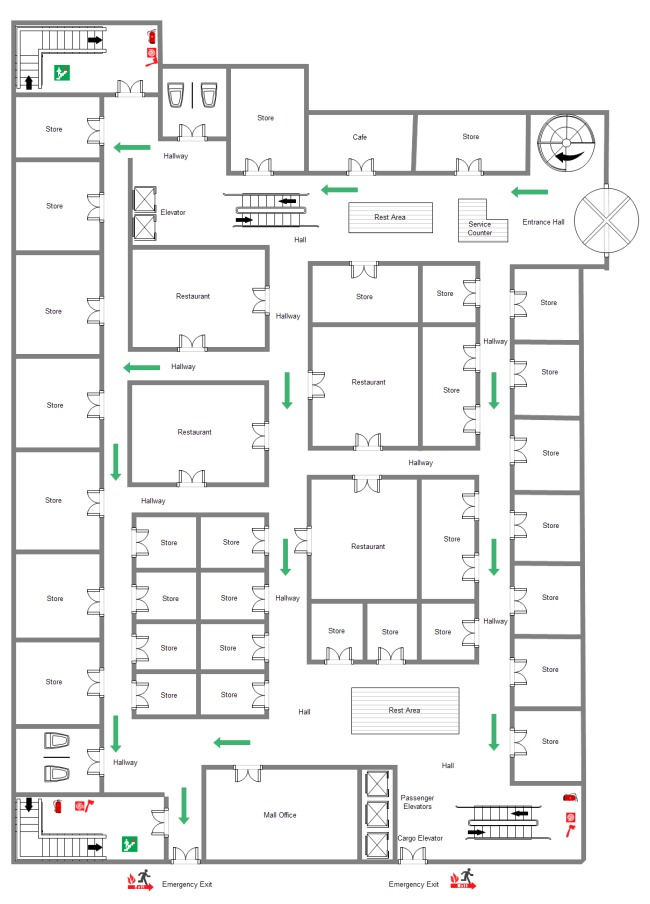
#> input picture bc.jpeg, 650 x 904 px
$ python upload_floorplan.py
#> lines starting #> are read from the running program, lines starting #| are printed output that depends on the picture; after the words box and inside, x2 and y2 are one past the last pixel; in counts of white or black regions, pixels touching at a corner belong together
#> the answer given: bc.jpeg
"""
Interactive Floorplan Upload and Configuration
Allows users to upload floorplans and automatically configure simulation
"""

import os
import sys
import yaml
import numpy as np
from pathlib import Path
from typing import Tuple, List, Optional

try:
    from PIL import Image
    PIL_AVAILABLE = True
except ImportError:
    PIL_AVAILABLE = False

try:
    import ezdxf
    EZDXF_AVAILABLE = True
except ImportError:
    EZDXF_AVAILABLE = False


class FloorplanConfigurator:
    """Interactive floorplan upload and auto-configuration."""

    def __init__(self):
        self.floorplan_path = None
        self.floorplan_type = None
        self.scale = 1.0
        self.width = 50.0
        self.height = 50.0
        self.exits = []
        self.obstacles = []

    def detect_file_type(self, filepath: str) -> Optional[str]:
        """Detect floorplan file type from extension."""
        ext = Path(filepath).suffix.lower()

        if ext == '.dxf':
            if not EZDXF_AVAILABLE:
                print("⚠️  Warning: ezdxf not installed. Install with: pip install ezdxf")
                return None
            return 'dxf'
        elif ext in ['.png', '.jpg', '.jpeg', '.bmp']:
            if not PIL_AVAILABLE:
                print("⚠️  Warning: Pillow not installed. Install with: pip install Pillow")
                return None
            return 'image'
        else:
            print(f"❌ Unsupported file type: {ext}")
            return None

    def analyze_image_floorplan(self, filepath: str):
        """Analyze image floorplan and extract parameters."""
#> called with filepath = 'bc.jpeg'
        img = Image.open(filepath)
#> img is the input picture: PIL image 650x904 RGB; mean R, G, B 239.4, 239.6, 239.4
        width_px, height_px = img.shape if hasattr(img, 'shape') else img.size
#> width_px = 650; height_px = 904

        print(f"\n📐 Image dimensions: {width_px} × {height_px} pixels")
#| 📐 Image dimensions: 650 × 904 pixels

        # Auto-detect scale
        print("\n🔍 Analyzing floorplan...")

        # Convert to numpy array
        img_array = np.array(img.convert('RGB'))

        # Detect exits (red pixels)
        red_mask = (img_array[:, :, 0] > 200) & (img_array[:, :, 1] < 100) & (img_array[:, :, 2] < 100)
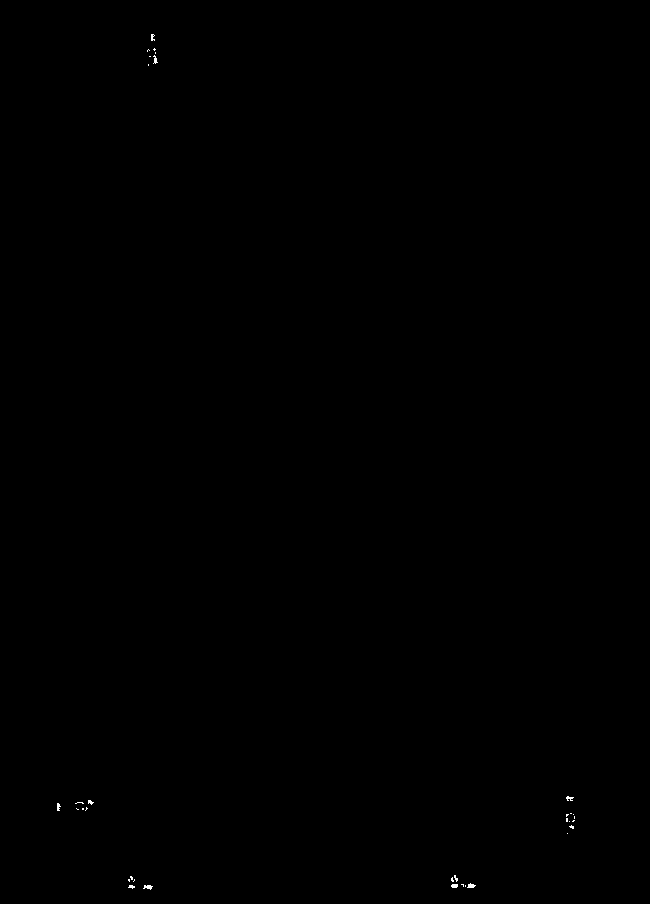
#> red_mask: shape (904, 650) bool; 0.06% white in thin lines or dots, all inside (x1, y1, x2, y2) = (57, 34, 575, 890)
        exit_count = np.sum(red_mask) / (width_px * height_px)
#> exit_count = 0.000568

        # Detect walkable area (light pixels)
        gray = np.mean(img_array, axis=2)
        walkable_area = np.sum(gray > 200) / (width_px * height_px)
#> walkable_area = 0.88

        print(f"  • Walkable area: {walkable_area*100:.1f}%")
#|   • Walkable area: 88.0%
        print(f"  • Exit markers: {exit_count*100:.2f}% of image")
#|   • Exit markers: 0.06% of image

        return width_px, height_px, walkable_area

    def get_user_input(self, prompt: str, default: str = "") -> str:
        """Get user input with default value."""
        if default:
            user_input = input(f"{prompt} [{default}]: ").strip()
            return user_input if user_input else default
        return input(f"{prompt}: ").strip()

    def configure_from_floorplan(self, filepath: str):
        """Interactively configure simulation from floorplan."""
        print("\n" + "="*60)
        print("🏢 FLOORPLAN CONFIGURATION WIZARD")
        print("="*60)

        # Verify file exists
        if not os.path.exists(filepath):
            print(f"❌ File not found: {filepath}")
            return None

        self.floorplan_path = filepath
        self.floorplan_type = self.detect_file_type(filepath)

        if not self.floorplan_type:
            return None

        print(f"✅ Detected floorplan type: {self.floorplan_type.upper()}")

        # Analyze floorplan
        if self.floorplan_type == 'image':
            width_px, height_px, walkable = self.analyze_image_floorplan(filepath)
#> width_px = 650; height_px = 904; walkable = 0.88

            print("\n📏 SCALE CONFIGURATION")
            print("How large is the real building?")

            # Get real-world dimensions
            print("\nOption 1: Specify total dimensions")
            has_dimensions = self.get_user_input("Do you know the total building dimensions? (y/n)", "y")
#> the answer given: y

            if has_dimensions.lower() == 'y':
                self.width = float(self.get_user_input("Building width in meters", "50"))
                self.height = float(self.get_user_input("Building height in meters", "50"))
                self.scale = max(width_px / self.width, height_px / self.height)
            else:
                print("\nOption 2: Specify scale")
                print("Example: If 1 pixel = 0.1 meters, enter 10 (pixels per meter)")
                self.scale = float(self.get_user_input("Pixels per meter", "10"))
                self.width = width_px / self.scale
                self.height = height_px / self.scale

            print(f"\n✅ Configured: {self.width:.1f}m × {self.height:.1f}m")
            print(f"   Scale: {self.scale:.2f} pixels/meter")

        elif self.floorplan_type == 'dxf':
            print("\n📏 DXF files use their internal units")
            self.scale = float(self.get_user_input("DXF units per meter (usually 100 for cm)", "100"))

            # Try to get bounds from DXF
            try:
                doc = ezdxf.readfile(filepath)
                auditor = doc.audit()

                # Get approximate dimensions
                print("   Analyzing DXF structure...")
                msp = doc.modelspace()

                # Count entities
                lines = len(list(msp.query('LINE')))
                circles = len(list(msp.query('CIRCLE')))

                print(f"   Found: {lines} lines, {circles} circles")

            except Exception as e:
                print(f"   ⚠️  Could not analyze DXF: {e}")

            self.width = float(self.get_user_input("Estimated width in meters", "50"))
            self.height = float(self.get_user_input("Estimated height in meters", "50"))

        # Agent configuration
        print("\n👥 AGENT CONFIGURATION")
        agent_count = int(self.get_user_input("Number of agents", "300"))

        # Estimate density
        area = self.width * self.height
        if self.floorplan_type == 'image':
            usable_area = area * walkable
        else:
            usable_area = area * 0.7  # Assume 70% walkable

        density = agent_count / usable_area
        print(f"   Estimated density: {density:.2f} agents/m²")

        if density > 5:
            print("   ⚠️  Warning: Very high density! Consider reducing agents.")
        elif density < 0.5:
            print("   ℹ️  Note: Low density - may evacuate quickly.")

        # Simulation parameters
        print("\n⏱️  SIMULATION PARAMETERS")
        duration = float(self.get_user_input("Simulation duration (seconds)", "300"))

        # Hazard configuration
        print("\n🔥 HAZARD CONFIGURATION")
        enable_fire = self.get_user_input("Enable fire? (y/n)", "y").lower() == 'y'

        fire_start_time = 30.0
        fire_locations = []

        if enable_fire:
            fire_start_time = float(self.get_user_input("Fire start time (seconds)", "30"))

            print("\nFire location options:")
            print("  1. Center of building")
            print("  2. Random location")
            print("  3. Custom coordinates")

            fire_option = self.get_user_input("Choose option (1-3)", "1")

            if fire_option == "1":
                fire_locations = [[self.width/2, self.height/2]]
            elif fire_option == "2":
                import random
                fire_locations = [[
                    random.uniform(self.width*0.2, self.width*0.8),
                    random.uniform(self.height*0.2, self.height*0.8)
                ]]
            else:
                x = float(self.get_user_input(f"Fire X coordinate (0-{self.width:.1f})", str(self.width/2)))
                y = float(self.get_user_input(f"Fire Y coordinate (0-{self.height:.1f})", str(self.height/2)))
                fire_locations = [[x, y]]

        # Exit detection
        print("\n🚪 EXIT CONFIGURATION")

        if self.floorplan_type == 'image':
            auto_detect = self.get_user_input("Auto-detect exits from red markers? (y/n)", "y").lower() == 'y'

            if auto_detect:
                print("   Using red pixels in image as exit markers...")
            else:
                print("   Exits will be placed at building corners")
        else:
            print("   DXF exits will be detected from CIRCLE entities on EXIT layer")

        # Generate configuration
        config = self.generate_config(
            agent_count=agent_count,
            duration=duration,
            enable_fire=enable_fire,
            fire_start_time=fire_start_time,
            fire_locations=fire_locations
        )

        return config

    # [126 lines left out: functions generate_config, save_config, not called in this run]


def main():
    """Main interactive floorplan upload interface."""

    print("\n" + "="*60)
    print("🏢 FLOORPLAN UPLOAD & SIMULATION CONFIGURATOR")
    print("="*60)
    print("\nSupported formats:")
    print("  • DXF (AutoCAD files) - requires: pip install ezdxf")
    print("  • Images (PNG, JPG) - requires: pip install Pillow")
    print("\nColor coding for images:")
    print("  • Black/Dark = Walls")
    print("  • White/Light = Walkable areas")
    print("  • Red = Exits")
    print("  • Blue = Obstacles")
    print("="*60)

    configurator = FloorplanConfigurator()

    # Get floorplan file
    print("\n📁 FLOORPLAN FILE")
    print("Enter the path to your floorplan file:")
    print("Example: floorplans/my_building.png")
    print("         C:/Users/YourName/Desktop/floor.dxf")

    filepath = input("\nFloorplan path: ").strip().strip('"').strip("'")

    if not filepath:
        print("❌ No file specified. Exiting.")
        return

    # Configure simulation
    config = configurator.configure_from_floorplan(filepath)

    if config is None:
        print("\n❌ Configuration failed.")
        return

    # Save configuration
    config_path = configurator.save_config(config)

    # Ask to run simulation
    print("\n" + "="*60)
    print("✅ CONFIGURATION COMPLETE!")
    print("="*60)
    print(f"\n📊 Summary:")
    print(f"  • Building: {configurator.width:.1f}m × {configurator.height:.1f}m")
    print(f"  • Agents: {config['agents']['count']}")
    print(f"  • Duration: {config['simulation']['duration']:.0f}s")
    print(f"  • Fire: {'Yes' if config['hazards']['fire']['enabled'] else 'No'}")

    run_now = input("\n🚀 Run simulation now? (y/n) [y]: ").strip().lower()

    if run_now != 'n':
        print("\nStarting simulation...\n")
        os.system(f'python main.py --config {config_path}')
    else:
        print(f"\n💡 To run later, use:")
        print(f"   python main.py --config {config_path}")


if __name__ == '__main__':
    try:
#> (the run stopped early here; a loop or call above may not have finished)
